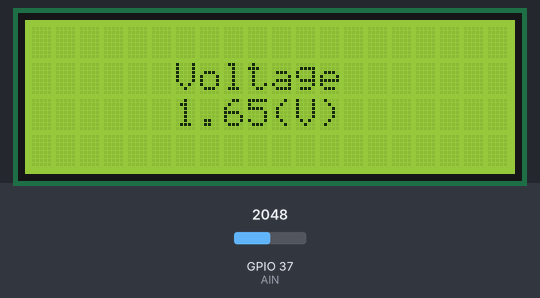
The sketch below on a simulated ESP32. Parts: 20×4 character LCD. The inputs (shaded band) are chosen by the test bench; at power-on: GPIO 37 (AIN) = 2048.

Above: at 1.2 s.
1.3 s: GPIO 37 (AIN) set to 0
At 2.6 s:
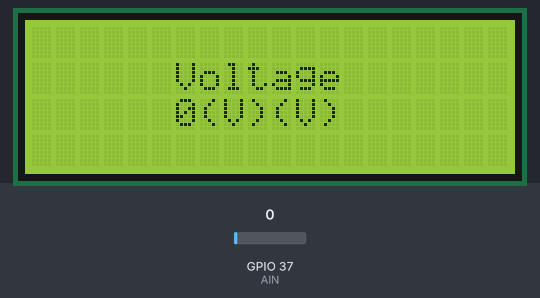
3.5 s: GPIO 37 (AIN) set to 491
At 5.2 s:
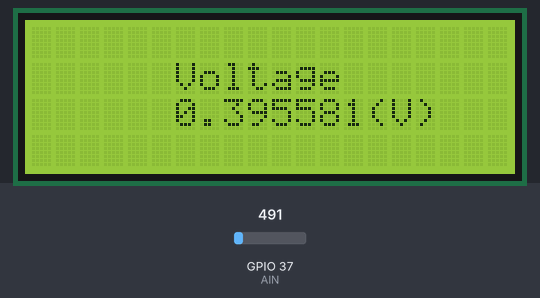
5.5 s: GPIO 37 (AIN) set to 1198
At 7.0 s:
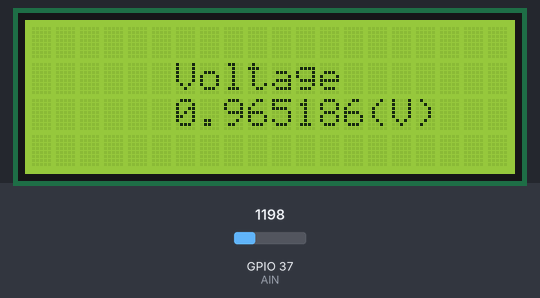
7.5 s: GPIO 37 (AIN) set to 1304
At 8.7 s:
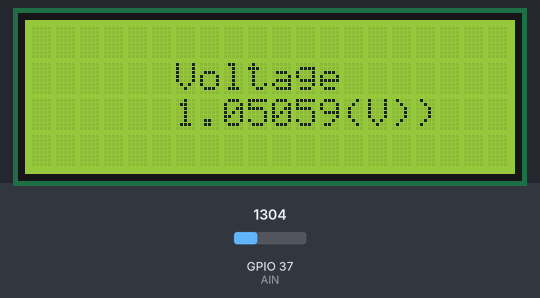
9.5 s: GPIO 37 (AIN) set to 0
At 11.5 s:
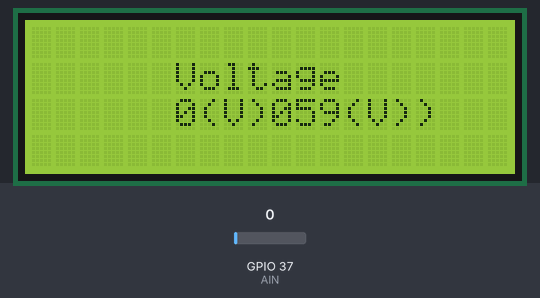
Timing chart, 0 to 12.5 s (numbered marks = the images above; inputs shaded):
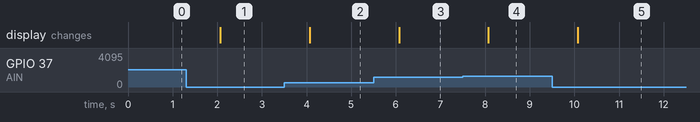

Measured:
- the behaviour switches between 1241 and 1242 on GPIO 37 (AIN) (found by bisection; images 3 and 4)
- after the input at 1.3 s, the display: changes after 0.77 s (image 1)
- after the input at 3.5 s, the display: changes after 0.57 s (image 2)
- after the input at 5.5 s, the display: changes after 0.57 s (image 3)
- after the input at 7.5 s, the display: changes after 0.57 s (image 4)
- after the input at 9.5 s, the display: changes after 0.58 s (image 5)

The sketch:

CLCD_Oct_11.ino
```cpp
#include <LiquidCrystal.h>

const int rs = 33, en = 26, d4 = 13, d5 = 15, d6 = 0, d7 = 14;
LiquidCrystal lcd(rs, en, d4, d5, d6, d7);
#define AIN 37

void setup() {
  // put your setup code here, to run once:
  pinMode(AIN, INPUT);
  lcd.begin(20, 4);
  lcd.setCursor(6,1);
  lcd.print("Voltage");
}
void loop() {
  double voltage;

  voltage = analogRead(AIN) *3.3 / 4096.0;
  // put your main code here, to run repeatedly:
  lcd.setCursor(6,2);
  lcd.printf("%g(V)",voltage);
  delay(1000);
}
```
